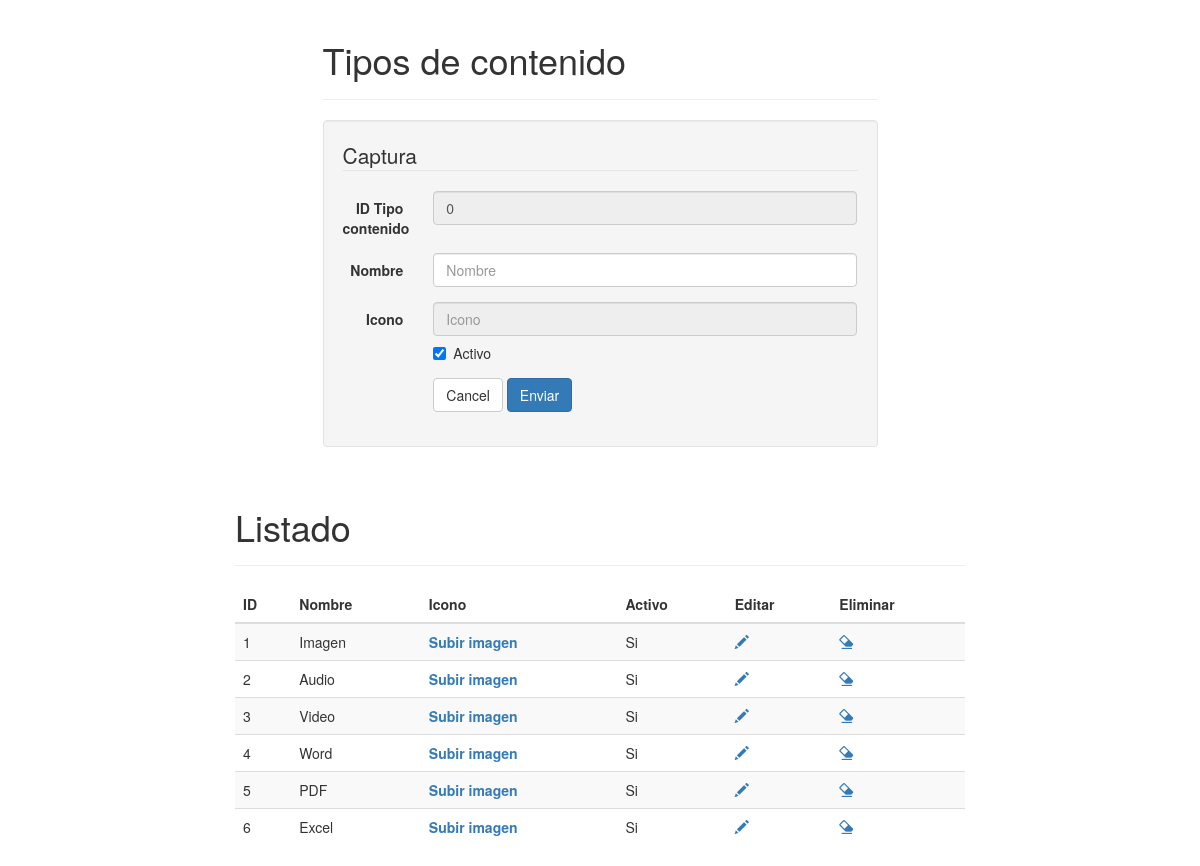
/php/cat_tipo_contenido.php, run on an earlier commit of the app's database.
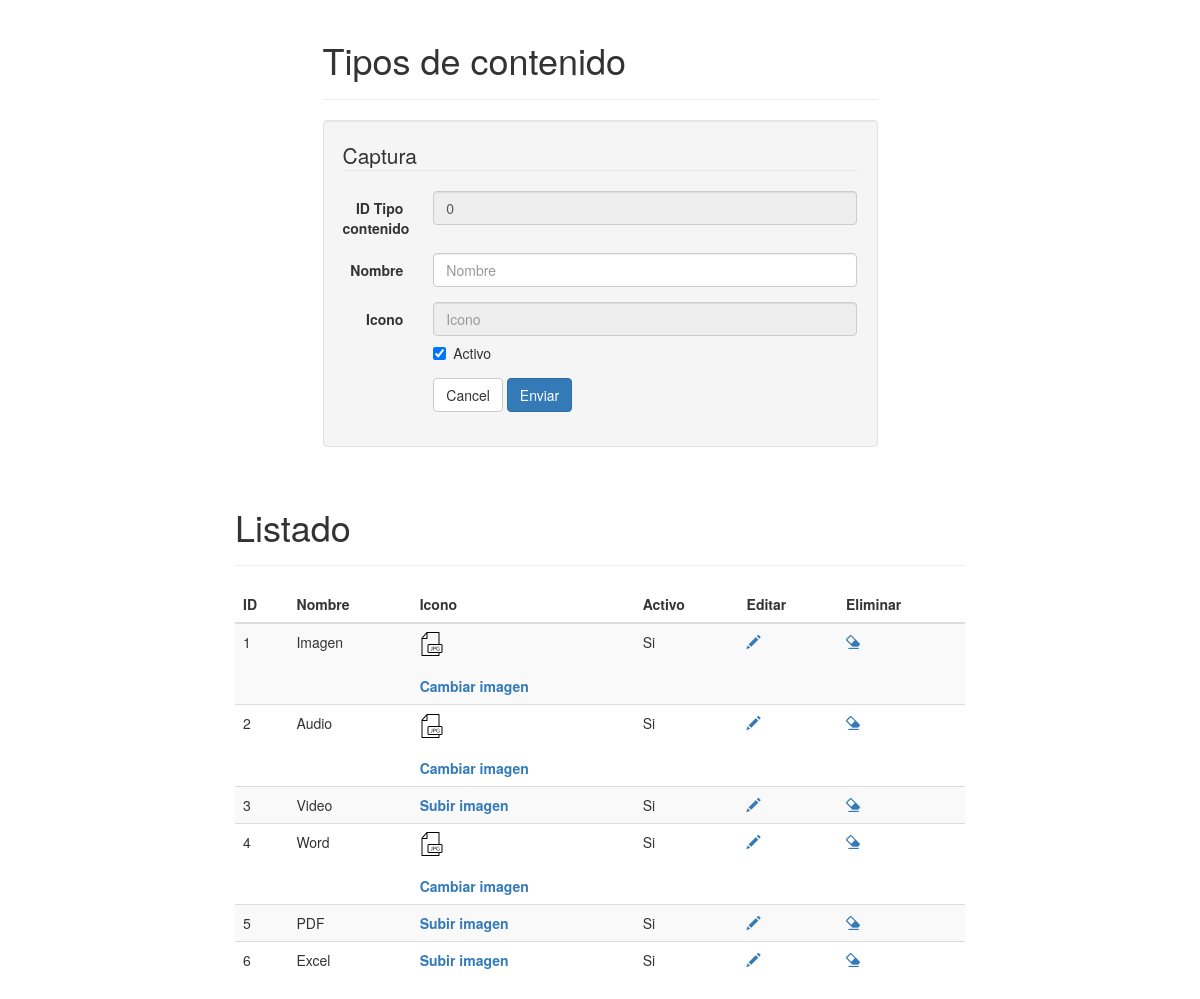
And on a later commit of the database.
### tables this page shows
CREATE TABLE IF NOT EXISTS `tipos_contenido` (
  `cve_tipo_contenido` int(11) NOT NULL,
  `nombre` varchar(35) NOT NULL,
  `icono` varchar(80) DEFAULT NULL,
  `activo` bit(1) NOT NULL
);

### php/class/UtilDB.php (called while the page is built, shortened)
<?php
class UtilDB {
    private static $servername = "mysql.hostinger.es";
    private static $username = "u798069583_ovc";
    private static $password = "9811977";
    private static $database = "u798069583_ovc";
    static function getConnection() {
        try {
            $cnxString = "mysql:host=" . UtilDB::$servername . ";dbname=" . UtilDB::$database;
            $params = array(PDO::MYSQL_ATTR_INIT_COMMAND => "SET NAMES utf8", PDO::ATTR_ERRMODE => PDO::ERRMODE_EXCEPTION, PDO::ATTR_CASE => PDO::CASE_LOWER);
            $cnx = new PDO($cnxString, UtilDB::$username, UtilDB::$password, $params);
        } catch (PDOException $e) {
            echo "Connection failed: " . $e->getMessage();
        }
        return $cnx;
    }
    static function ejecutaConsulta($sql) {
        $cnx = UtilDB::getConnection();
        $rst = $cnx->query($sql);
        return $rst;
    }
}

### php/cat_tipo_contenido.php (the view, shortened to what the changed rows need)
<?php
$sql = "SELECT * FROM tipos_contenido ORDER BY cve_tipo_contenido";
$rst = UtilDB::ejecutaConsulta($sql);
?>
<!DOCTYPE html>
<html lang="es">
    <head>
        <link href="../twbs/bootstrap-3.3.5-dist/css/bootstrap.min.css" rel="stylesheet"/>
    </head>
    <body>
        <div class="container">
            <div class="row">
                <div class="col-md-6 col-md-offset-3">
                    <div class="page-header">
                        <h1 id="forms">Tipos de contenido</h1>
                    </div>
                </div>
            </div>
            <?php if($rst->rowCount() > 0){?>
            <div class="col-md-8 col-md-offset-2">
                <div class="page-header">
                    <h1 id="tables">Listado</h1>
                </div>
                <div class="bs-component">
                    <table class="table table-striped table-hover ">
                        <thead>
                            <tr>
                                <th>ID</th>
                                <th>Nombre</th>
                                <th>Icono</th>
                                <th>Activo</th>
                                <th>Editar</th>
                                <th>Eliminar</th>
                            </tr>
                        </thead>
                        <tbody>
                            <?php foreach ($rst as $row){?>
                            <tr>
                                <td><?php echo($row['cve_tipo_contenido']);?></td>
                                <td><?php echo($row['nombre']);?></td>
                                <th><?php echo($row['icono'] != "" ? "<img src=\"../img/File-JPG-icon.png\" alt=\"" . utf8_encode($row['nombre']) . "\" title=\"" . $row['nombre'] . "\" data-toggle=\"popover\" data-content=\"<img src='../" . $row['icono'] . "' alt='" . $row['nombre'] . "' class='img-responsive'/>\" style=\"cursor:pointer;\"/><br/><br/><a data-toggle=\"modal\" data-target=\"#myModal\" data-remote=\"cat_tipo_contenido_img.php?xCveTipoContenido=" . $row['cve_tipo_contenido'] ."\" href=\"javascript:void(0);\">Cambiar imagen</a>" : "<a data-toggle=\"modal\" data-target=\"#myModal\" data-remote=\"cat_tipo_contenido_img.php?xCveTipoContenido=" . $row['cve_tipo_contenido'] . "\" href=\"javascript:void(0);\">Subir imagen</a>"); ?></th>
                                <td><?php echo($row['activo'] == 1 ? "Si":"No");?></td>
                                <td><a href="javascript:void(0);" onclick="editar(<?php echo($row['cve_tipo_contenido']);?>);"><span class="glyphicon glyphicon-pencil"></span></a></td>
                                <td><a href="javascript:void(0);" onclick="if(confirm('¿Está realmente seguro de eliminar este registro?')){eliminar(<?php echo($row['cve_tipo_contenido']);?>);}else{ return false;};"><span class="glyphicon glyphicon-erase"></span></a></td>
                            </tr>
                            <?php } $rst->closeCursor();?>
                        </tbody>
                    </table>
                </div>
            </div>
            <?php }?>
        </div>
    </body>
</html>

What changed in the data, as far as the page shows it:
changed tipos_contenido "Imagen": icono: picture added; icono "Subir imagen" → "Cambiar imagen"
changed tipos_contenido "Audio": icono: picture added; icono "Subir imagen" → "Cambiar imagen"
changed tipos_contenido "Word": icono: picture added; icono "Subir imagen" → "Cambiar imagen"
